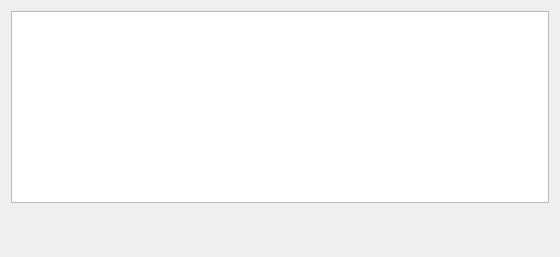
<?xml version="1.0" encoding="UTF-8"?>
<ui version="4.0">
 <class>PageAppUart</class>
 <widget class="QWidget" name="PageAppUart">
  <property name="geometry">
   <rect>
    <x>0</x>
    <y>0</y>
    <width>560</width>
    <height>257</height>
   </rect>
  </property>
  <property name="windowTitle">
   <string>Form</string>
  </property>
  <layout class="QVBoxLayout" name="verticalLayout">
   <item>
    <widget class="ParamTable" name="generalTab"/>
   </item>
   <item>
    <spacer name="verticalSpacer">
     <property name="orientation">
      <enum>Qt::Vertical</enum>
     </property>
     <property name="sizeHint" stdset="0">
      <size>
       <width>0</width>
       <height>0</height>
      </size>
     </property>
    </spacer>
   </item>
  </layout>
 </widget>
 <customwidgets>
  <customwidget>
   <class>ParamTable</class>
   <extends>QTableWidget</extends>
   <header>widgets/paramtable.h</header>
  </customwidget>
 </customwidgets>
 <resources/>
 <connections/>
</ui>
